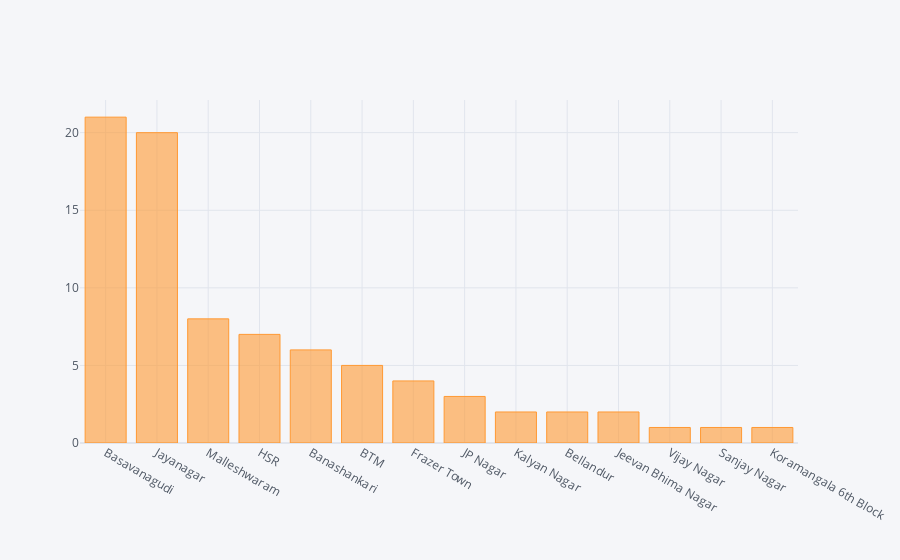

Notebook source saved alongside this figure:
### Markdown cell above
# Where are most of the best chepest  Restaurants are located ?

### Code cell
df[(df["cost"]<=100) & (df["rate"]>=4)].sort_values(by=["rate"],ascending=False).location.value_counts().iplot(kind="bar")

### Figure 1 — Plotly figure (JSON) as saved in the notebook; plotly's stock layout.template omitted (floating-point values rounded to 4 significant figures)
{"data": [{"marker": {"color": "rgba(255, 153, 51, 0.6)", "line": {"color": "rgba(255, 153, 51, 1.0)", "width": 1}}, "name": "count", "orientation": "v", "text": "", "type": "bar", "x": ["Basavanagudi", "Jayanagar", "Malleshwaram", "HSR", "Banashankari", "BTM", "Frazer Town", "JP Nagar", "Kalyan Nagar", "Bellandur", "Jeevan Bhima Nagar", "Vijay Nagar", "Sanjay Nagar", "Koramangala 6th Block"], "y": [21, 20, 8, 7, 6, 5, 4, 3, 2, 2, 2, 1, 1, 1]}], "layout": {"autosize": true, "legend": {"bgcolor": "#F5F6F9", "font": {"color": "#4D5663"}}, "paper_bgcolor": "#F5F6F9", "plot_bgcolor": "#F5F6F9", "title": {"font": {"color": "#4D5663"}}, "xaxis": {"autorange": true, "gridcolor": "#E1E5ED", "range": [-0.5, 13.5], "showgrid": true, "tickfont": {"color": "#4D5663"}, "title": {"font": {"color": "#4D5663"}, "text": ""}, "type": "category", "zerolinecolor": "#E1E5ED"}, "yaxis": {"autorange": true, "gridcolor": "#E1E5ED", "range": [0, 22.11], "showgrid": true, "tickfont": {"color": "#4D5663"}, "title": {"font": {"color": "#4D5663"}, "text": ""}, "type": "linear", "zerolinecolor": "#E1E5ED"}}}
